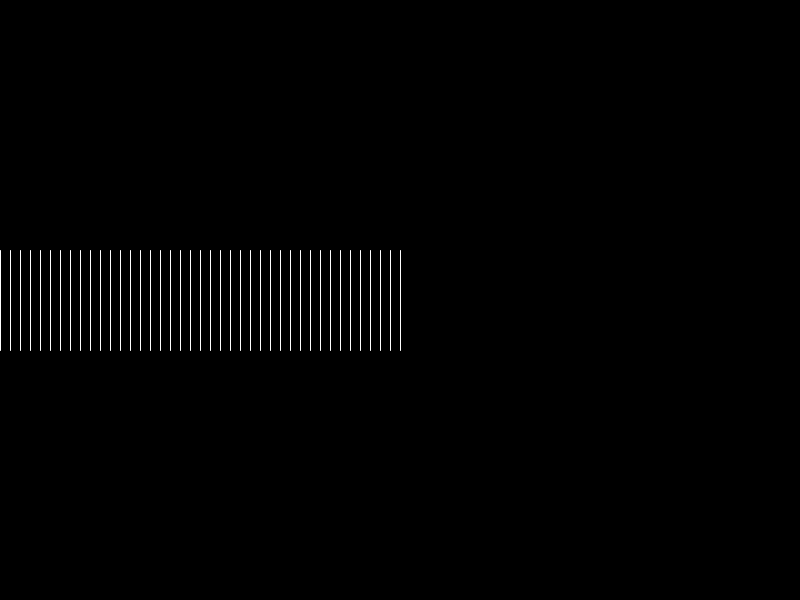
Frame 1 (no input)
Frame 60 (the mouse pressed at the canvas centre just before this capture): identical to frame 1, image omitted
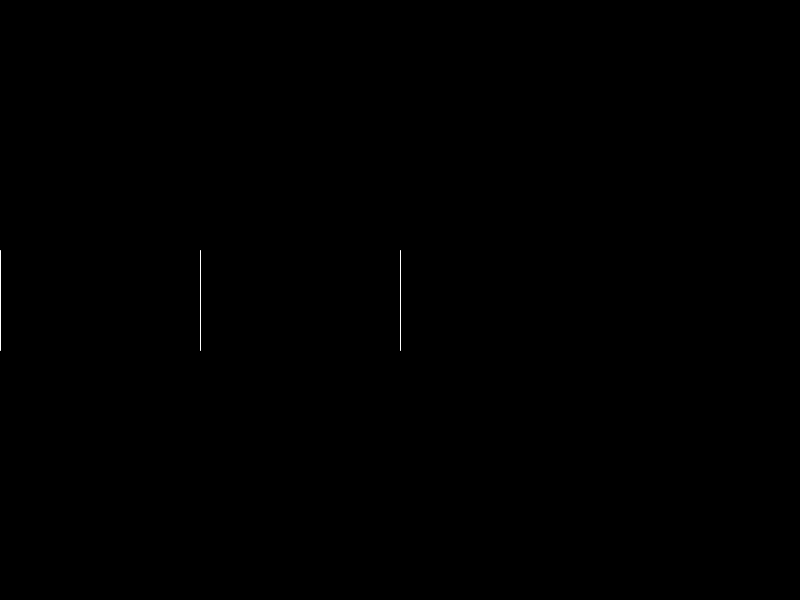
Frame 120 (the mouse held since frame 60 and released just before this capture)

The Processing sketch that drew these frames (run headless with seeded random() and noise(); from frame 60 on, the mouse is pressed at the canvas centre):

// Processing sketch: sketch_0006_00_loops
// ── sketch_0006_00_loops.pde
int x = 0;
int y;
int spacing = 10;
int len = 100;
int endLegs;

void setup() {
  size(800, 600);
  stroke(255);
  y = height/2 - 50;
  endLegs = width/2;
}

void draw() {
  
  background(0);
  x = 0;
  
  spacing = constrain(mouseX/2, 10, endLegs);
  
  while(x <= endLegs) {
    line(x, y, x, y+len);
    x += spacing;
  }
}

// this example has some problem, can you find where?
// http://learningprocessing.com/examples/chp06/example-06-05-infiniteloop2
